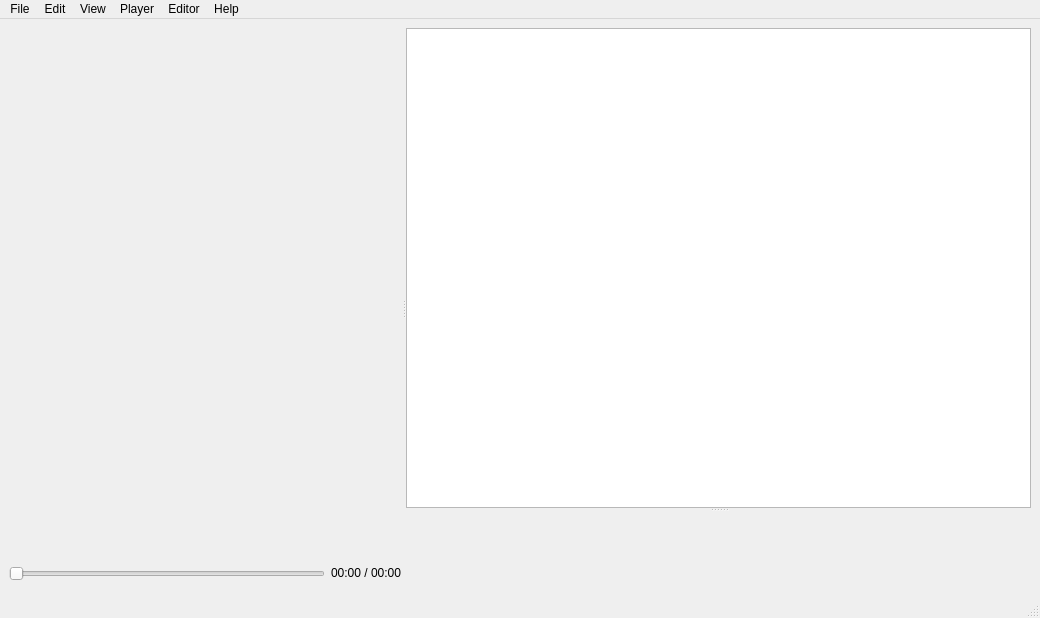
<?xml version="1.0" encoding="UTF-8"?>
<ui version="4.0">
 <class>Tool</class>
 <widget class="QMainWindow" name="Tool">
  <property name="geometry">
   <rect>
    <x>0</x>
    <y>0</y>
    <width>1040</width>
    <height>618</height>
   </rect>
  </property>
  <property name="windowTitle">
   <string>ASR Post Editor</string>
  </property>
  <widget class="QWidget" name="centralwidget">
   <layout class="QHBoxLayout" name="horizontalLayout_2">
    <item>
     <widget class="QSplitter" name="splitter_tool">
      <property name="orientation">
       <enum>Qt::Horizontal</enum>
      </property>
      <widget class="QWidget" name="layoutWidget">
       <layout class="QVBoxLayout" name="playerLayout">
        <item>
         <widget class="VideoWidget" name="m_videoWidget" native="true"/>
        </item>
        <item>
         <layout class="QHBoxLayout" name="horizontalLayout">
          <property name="sizeConstraint">
           <enum>QLayout::SetMaximumSize</enum>
          </property>
          <item>
           <widget class="QSlider" name="slider_position">
            <property name="orientation">
             <enum>Qt::Horizontal</enum>
            </property>
           </widget>
          </item>
          <item>
           <widget class="QLabel" name="label_position">
            <property name="sizePolicy">
             <sizepolicy hsizetype="Preferred" vsizetype="Maximum">
              <horstretch>0</horstretch>
              <verstretch>0</verstretch>
             </sizepolicy>
            </property>
            <property name="text">
             <string>00:00 / 00:00</string>
            </property>
           </widget>
          </item>
         </layout>
        </item>
        <item>
         <widget class="PlayerControls" name="m_playerControls" native="true">
          <property name="sizePolicy">
           <sizepolicy hsizetype="Preferred" vsizetype="Maximum">
            <horstretch>0</horstretch>
            <verstretch>0</verstretch>
           </sizepolicy>
          </property>
         </widget>
        </item>
       </layout>
      </widget>
      <widget class="QSplitter" name="splitter_editor">
       <property name="orientation">
        <enum>Qt::Vertical</enum>
       </property>
       <widget class="Editor" name="m_editor"/>
       <widget class="TextEditor" name="m_wordEditor" native="true"/>
      </widget>
     </widget>
    </item>
   </layout>
  </widget>
  <widget class="QMenuBar" name="menubar">
   <property name="geometry">
    <rect>
     <x>0</x>
     <y>0</y>
     <width>1040</width>
     <height>28</height>
    </rect>
   </property>
   <widget class="QMenu" name="menuFile">
    <property name="title">
     <string>File</string>
    </property>
    <addaction name="close"/>
   </widget>
   <widget class="QMenu" name="menuMedia_Player">
    <property name="title">
     <string>Player</string>
    </property>
    <addaction name="player_open"/>
    <addaction name="player_togglePlay"/>
    <addaction name="player_seekForward"/>
    <addaction name="player_seekBackward"/>
   </widget>
   <widget class="QMenu" name="menuEditor">
    <property name="title">
     <string>Editor</string>
    </property>
    <addaction name="editor_openTranscript"/>
    <addaction name="editor_save"/>
    <addaction name="separator"/>
    <addaction name="editor_debugBlocks"/>
    <addaction name="editor_jumpToLine"/>
    <addaction name="separator"/>
    <addaction name="editor_splitLine"/>
    <addaction name="editor_mergeUp"/>
    <addaction name="editor_mergeDown"/>
    <addaction name="editor_toggleWords"/>
    <addaction name="separator"/>
    <addaction name="editor_changeSpeaker"/>
    <addaction name="editor_propagateTime"/>
   </widget>
   <widget class="QMenu" name="menuEdit">
    <property name="title">
     <string>Edit</string>
    </property>
    <addaction name="edit_undo"/>
    <addaction name="edit_redo"/>
    <addaction name="separator"/>
    <addaction name="edit_cut"/>
    <addaction name="edit_copy"/>
    <addaction name="edit_paste"/>
    <addaction name="separator"/>
    <addaction name="edit_findReplace"/>
   </widget>
   <widget class="QMenu" name="menuView">
    <property name="title">
     <string>View</string>
    </property>
    <addaction name="view_zoomIn"/>
    <addaction name="view_zoomOut"/>
   </widget>
   <widget class="QMenu" name="menuHelp">
    <property name="title">
     <string>Help</string>
    </property>
    <addaction name="help_keyboardShortcuts"/>
   </widget>
   <addaction name="menuFile"/>
   <addaction name="menuEdit"/>
   <addaction name="menuView"/>
   <addaction name="menuMedia_Player"/>
   <addaction name="menuEditor"/>
   <addaction name="menuHelp"/>
  </widget>
  <widget class="QStatusBar" name="statusbar"/>
  <action name="close">
   <property name="text">
    <string>Close</string>
   </property>
   <property name="shortcut">
    <string>Alt+F4</string>
   </property>
  </action>
  <action name="player_open">
   <property name="text">
    <string>Open</string>
   </property>
  </action>
  <action name="editor_open">
   <property name="text">
    <string>Open</string>
   </property>
  </action>
  <action name="editor_save">
   <property name="text">
    <string>Save Transcript</string>
   </property>
   <property name="shortcut">
    <string>Ctrl+S</string>
   </property>
  </action>
  <action name="editor_openTranscript">
   <property name="text">
    <string>Open Transcript</string>
   </property>
  </action>
  <action name="editor_debugBlocks">
   <property name="text">
    <string>Debug Blocks</string>
   </property>
  </action>
  <action name="editor_jumpToLine">
   <property name="text">
    <string>Jump to Highlighted Line</string>
   </property>
   <property name="shortcut">
    <string>Ctrl+J</string>
   </property>
  </action>
  <action name="player_togglePlay">
   <property name="text">
    <string>Play / Pause</string>
   </property>
   <property name="shortcut">
    <string>Ctrl+Space</string>
   </property>
  </action>
  <action name="editor_splitLine">
   <property name="text">
    <string>Split Line</string>
   </property>
   <property name="shortcut">
    <string>Ctrl+;</string>
   </property>
  </action>
  <action name="editor_mergeUp">
   <property name="text">
    <string>Merge Up</string>
   </property>
   <property name="shortcut">
    <string>Ctrl+Up</string>
   </property>
  </action>
  <action name="editor_mergeDown">
   <property name="text">
    <string>Merge Down</string>
   </property>
   <property name="shortcut">
    <string>Ctrl+Down</string>
   </property>
  </action>
  <action name="editor_findReplace">
   <property name="text">
    <string>Find Replace</string>
   </property>
  </action>
  <action name="editor_toggleWords">
   <property name="text">
    <string>Toggle Word Editor</string>
   </property>
   <property name="shortcut">
    <string>Ctrl+W</string>
   </property>
  </action>
  <action name="player_seekForward">
   <property name="text">
    <string>Seek Forward</string>
   </property>
   <property name="shortcut">
    <string>Ctrl+.</string>
   </property>
  </action>
  <action name="player_seekBackward">
   <property name="text">
    <string>Seek Backward</string>
   </property>
   <property name="shortcut">
    <string>Ctrl+,</string>
   </property>
  </action>
  <action name="edit_undo">
   <property name="text">
    <string>Undo</string>
   </property>
   <property name="shortcut">
    <string>Ctrl+Z</string>
   </property>
  </action>
  <action name="edit_redo">
   <property name="text">
    <string>Redo</string>
   </property>
   <property name="shortcut">
    <string>Ctrl+Y</string>
   </property>
  </action>
  <action name="edit_cut">
   <property name="text">
    <string>Cut</string>
   </property>
   <property name="shortcut">
    <string>Ctrl+X</string>
   </property>
  </action>
  <action name="edit_copy">
   <property name="text">
    <string>Copy</string>
   </property>
   <property name="shortcut">
    <string>Ctrl+C</string>
   </property>
  </action>
  <action name="edit_paste">
   <property name="text">
    <string>Paste</string>
   </property>
   <property name="shortcut">
    <string>Ctrl+V</string>
   </property>
  </action>
  <action name="edit_findReplace">
   <property name="text">
    <string>Find / Replace</string>
   </property>
   <property name="shortcut">
    <string>Ctrl+F</string>
   </property>
  </action>
  <action name="view_zoomIn">
   <property name="text">
    <string>Zoom In</string>
   </property>
   <property name="shortcut">
    <string>Ctrl+=</string>
   </property>
  </action>
  <action name="view_zoomOut">
   <property name="text">
    <string>Zoom Out</string>
   </property>
   <property name="shortcut">
    <string>Ctrl+-</string>
   </property>
  </action>
  <action name="editor_changeSpeaker">
   <property name="text">
    <string>Change Speaker</string>
   </property>
   <property name="shortcut">
    <string>Ctrl+R</string>
   </property>
  </action>
  <action name="editor_propagateTime">
   <property name="text">
    <string>Propagate Time</string>
   </property>
   <property name="shortcut">
    <string>Ctrl+T</string>
   </property>
  </action>
  <action name="help_keyboardShortcuts">
   <property name="text">
    <string>Keyboard Shortcuts</string>
   </property>
  </action>
 </widget>
 <customwidgets>
  <customwidget>
   <class>VideoWidget</class>
   <extends>QWidget</extends>
   <header>videowidget.h</header>
   <container>1</container>
  </customwidget>
  <customwidget>
   <class>PlayerControls</class>
   <extends>QWidget</extends>
   <header>playercontrols.h</header>
   <container>1</container>
  </customwidget>
  <customwidget>
   <class>Editor</class>
   <extends>QPlainTextEdit</extends>
   <header>editor.h</header>
  </customwidget>
  <customwidget>
   <class>TextEditor</class>
   <extends>QWidget</extends>
   <header>texteditor.h</header>
   <container>1</container>
  </customwidget>
 </customwidgets>
 <resources/>
 <connections/>
</ui>
